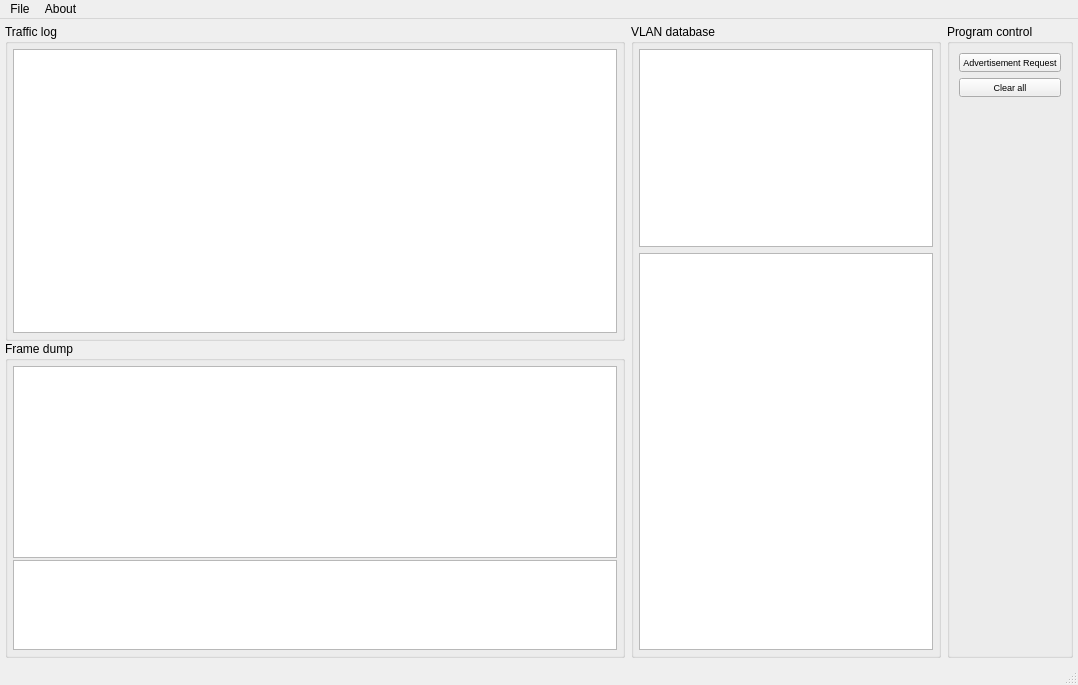
<?xml version="1.0" encoding="UTF-8"?>
<ui version="4.0">
 <class>MainWindow</class>
 <widget class="QMainWindow" name="MainWindow">
  <property name="geometry">
   <rect>
    <x>0</x>
    <y>0</y>
    <width>1078</width>
    <height>685</height>
   </rect>
  </property>
  <property name="windowTitle">
   <string>KIV/PSI - VTP node</string>
  </property>
  <widget class="QWidget" name="centralwidget">
   <layout class="QHBoxLayout" name="horizontalLayout" stretch="2,1,0">
    <property name="leftMargin">
     <number>5</number>
    </property>
    <property name="topMargin">
     <number>5</number>
    </property>
    <property name="rightMargin">
     <number>5</number>
    </property>
    <property name="bottomMargin">
     <number>5</number>
    </property>
    <item>
     <layout class="QVBoxLayout" name="verticalLayout" stretch="1,1">
      <property name="spacing">
       <number>0</number>
      </property>
      <item>
       <widget class="QGroupBox" name="groupBox_2">
        <property name="title">
         <string>Traffic log</string>
        </property>
        <layout class="QVBoxLayout" name="verticalLayout_4">
         <property name="leftMargin">
          <number>5</number>
         </property>
         <property name="topMargin">
          <number>5</number>
         </property>
         <property name="rightMargin">
          <number>5</number>
         </property>
         <property name="bottomMargin">
          <number>5</number>
         </property>
         <item>
          <widget class="QTableView" name="trafficTableView">
           <property name="font">
            <font>
             <pointsize>8</pointsize>
            </font>
           </property>
           <property name="editTriggers">
            <set>QAbstractItemView::NoEditTriggers</set>
           </property>
           <property name="selectionMode">
            <enum>QAbstractItemView::SingleSelection</enum>
           </property>
           <property name="selectionBehavior">
            <enum>QAbstractItemView::SelectRows</enum>
           </property>
           <property name="showGrid">
            <bool>false</bool>
           </property>
           <property name="wordWrap">
            <bool>false</bool>
           </property>
           <attribute name="horizontalHeaderStretchLastSection">
            <bool>true</bool>
           </attribute>
           <attribute name="verticalHeaderVisible">
            <bool>false</bool>
           </attribute>
           <attribute name="verticalHeaderDefaultSectionSize">
            <number>26</number>
           </attribute>
           <attribute name="verticalHeaderMinimumSectionSize">
            <number>20</number>
           </attribute>
          </widget>
         </item>
        </layout>
       </widget>
      </item>
      <item>
       <widget class="QGroupBox" name="groupBox">
        <property name="title">
         <string>Frame dump</string>
        </property>
        <layout class="QVBoxLayout" name="verticalLayout_3" stretch="0,1">
         <property name="spacing">
          <number>2</number>
         </property>
         <property name="leftMargin">
          <number>5</number>
         </property>
         <property name="topMargin">
          <number>5</number>
         </property>
         <property name="rightMargin">
          <number>5</number>
         </property>
         <property name="bottomMargin">
          <number>5</number>
         </property>
         <item>
          <widget class="QTableView" name="frameDumpTableView">
           <property name="font">
            <font>
             <pointsize>7</pointsize>
            </font>
           </property>
           <property name="autoScroll">
            <bool>false</bool>
           </property>
           <property name="editTriggers">
            <set>QAbstractItemView::NoEditTriggers</set>
           </property>
           <property name="selectionMode">
            <enum>QAbstractItemView::SingleSelection</enum>
           </property>
           <property name="selectionBehavior">
            <enum>QAbstractItemView::SelectRows</enum>
           </property>
           <property name="showGrid">
            <bool>false</bool>
           </property>
           <property name="wordWrap">
            <bool>false</bool>
           </property>
           <attribute name="horizontalHeaderStretchLastSection">
            <bool>true</bool>
           </attribute>
           <attribute name="verticalHeaderVisible">
            <bool>false</bool>
           </attribute>
           <attribute name="verticalHeaderDefaultSectionSize">
            <number>20</number>
           </attribute>
           <attribute name="verticalHeaderMinimumSectionSize">
            <number>18</number>
           </attribute>
          </widget>
         </item>
         <item>
          <widget class="QTextBrowser" name="frameContents">
           <property name="font">
            <font>
             <family>Consolas</family>
            </font>
           </property>
           <property name="undoRedoEnabled">
            <bool>false</bool>
           </property>
           <property name="lineWrapMode">
            <enum>QTextEdit::FixedColumnWidth</enum>
           </property>
           <property name="lineWrapColumnOrWidth">
            <number>48</number>
           </property>
           <property name="readOnly">
            <bool>true</bool>
           </property>
           <property name="textInteractionFlags">
            <set>Qt::TextSelectableByKeyboard|Qt::TextSelectableByMouse</set>
           </property>
          </widget>
         </item>
        </layout>
       </widget>
      </item>
     </layout>
    </item>
    <item>
     <layout class="QVBoxLayout" name="verticalLayout_2" stretch="2">
      <item>
       <widget class="QGroupBox" name="groupBox_3">
        <property name="title">
         <string>VLAN database</string>
        </property>
        <layout class="QVBoxLayout" name="verticalLayout_5" stretch="1,2">
         <property name="leftMargin">
          <number>5</number>
         </property>
         <property name="topMargin">
          <number>5</number>
         </property>
         <property name="rightMargin">
          <number>5</number>
         </property>
         <property name="bottomMargin">
          <number>5</number>
         </property>
         <item>
          <widget class="QTableView" name="vlanTableView">
           <property name="font">
            <font>
             <pointsize>8</pointsize>
            </font>
           </property>
           <property name="autoScroll">
            <bool>false</bool>
           </property>
           <property name="editTriggers">
            <set>QAbstractItemView::NoEditTriggers</set>
           </property>
           <property name="showDropIndicator" stdset="0">
            <bool>false</bool>
           </property>
           <property name="dragDropOverwriteMode">
            <bool>false</bool>
           </property>
           <property name="selectionMode">
            <enum>QAbstractItemView::SingleSelection</enum>
           </property>
           <property name="selectionBehavior">
            <enum>QAbstractItemView::SelectRows</enum>
           </property>
           <property name="showGrid">
            <bool>false</bool>
           </property>
           <property name="wordWrap">
            <bool>false</bool>
           </property>
           <property name="cornerButtonEnabled">
            <bool>false</bool>
           </property>
           <attribute name="horizontalHeaderStretchLastSection">
            <bool>true</bool>
           </attribute>
           <attribute name="verticalHeaderVisible">
            <bool>false</bool>
           </attribute>
           <attribute name="verticalHeaderDefaultSectionSize">
            <number>26</number>
           </attribute>
           <attribute name="verticalHeaderMinimumSectionSize">
            <number>20</number>
           </attribute>
          </widget>
         </item>
         <item>
          <widget class="QTableView" name="vlanPropertiesView">
           <property name="font">
            <font>
             <pointsize>8</pointsize>
            </font>
           </property>
           <property name="editTriggers">
            <set>QAbstractItemView::NoEditTriggers</set>
           </property>
           <property name="selectionMode">
            <enum>QAbstractItemView::SingleSelection</enum>
           </property>
           <property name="selectionBehavior">
            <enum>QAbstractItemView::SelectRows</enum>
           </property>
           <property name="showGrid">
            <bool>false</bool>
           </property>
           <property name="wordWrap">
            <bool>false</bool>
           </property>
           <attribute name="horizontalHeaderStretchLastSection">
            <bool>true</bool>
           </attribute>
           <attribute name="verticalHeaderVisible">
            <bool>false</bool>
           </attribute>
           <attribute name="verticalHeaderDefaultSectionSize">
            <number>26</number>
           </attribute>
           <attribute name="verticalHeaderMinimumSectionSize">
            <number>20</number>
           </attribute>
          </widget>
         </item>
        </layout>
       </widget>
      </item>
     </layout>
    </item>
    <item>
     <layout class="QVBoxLayout" name="verticalLayout_6">
      <item>
       <widget class="QGroupBox" name="groupBox_4">
        <property name="sizePolicy">
         <sizepolicy hsizetype="Expanding" vsizetype="Preferred">
          <horstretch>0</horstretch>
          <verstretch>0</verstretch>
         </sizepolicy>
        </property>
        <property name="title">
         <string>Program control</string>
        </property>
        <layout class="QVBoxLayout" name="verticalLayout_7">
         <item>
          <widget class="QPushButton" name="advertRequestSendButton">
           <property name="sizePolicy">
            <sizepolicy hsizetype="Expanding" vsizetype="Fixed">
             <horstretch>0</horstretch>
             <verstretch>0</verstretch>
            </sizepolicy>
           </property>
           <property name="font">
            <font>
             <pointsize>7</pointsize>
            </font>
           </property>
           <property name="text">
            <string>Advertisement Request</string>
           </property>
          </widget>
         </item>
         <item>
          <widget class="QPushButton" name="clearAllButton">
           <property name="font">
            <font>
             <pointsize>7</pointsize>
             <stylestrategy>PreferDefault</stylestrategy>
            </font>
           </property>
           <property name="text">
            <string>Clear all</string>
           </property>
          </widget>
         </item>
         <item>
          <spacer name="verticalSpacer">
           <property name="orientation">
            <enum>Qt::Vertical</enum>
           </property>
           <property name="sizeHint" stdset="0">
            <size>
             <width>20</width>
             <height>40</height>
            </size>
           </property>
          </spacer>
         </item>
        </layout>
       </widget>
      </item>
     </layout>
    </item>
   </layout>
  </widget>
  <widget class="QMenuBar" name="menubar">
   <property name="geometry">
    <rect>
     <x>0</x>
     <y>0</y>
     <width>1078</width>
     <height>21</height>
    </rect>
   </property>
   <widget class="QMenu" name="menuSoubor">
    <property name="title">
     <string>File</string>
    </property>
    <addaction name="actionTerminateApp"/>
   </widget>
   <widget class="QMenu" name="menuO_aplikaci">
    <property name="title">
     <string>About</string>
    </property>
    <addaction name="actionAboutApp"/>
   </widget>
   <addaction name="menuSoubor"/>
   <addaction name="menuO_aplikaci"/>
  </widget>
  <widget class="QStatusBar" name="statusbar"/>
  <action name="actionTerminateApp">
   <property name="text">
    <string>Exit</string>
   </property>
  </action>
  <action name="actionAboutApp">
   <property name="text">
    <string>About</string>
   </property>
  </action>
 </widget>
 <resources/>
 <connections/>
</ui>
